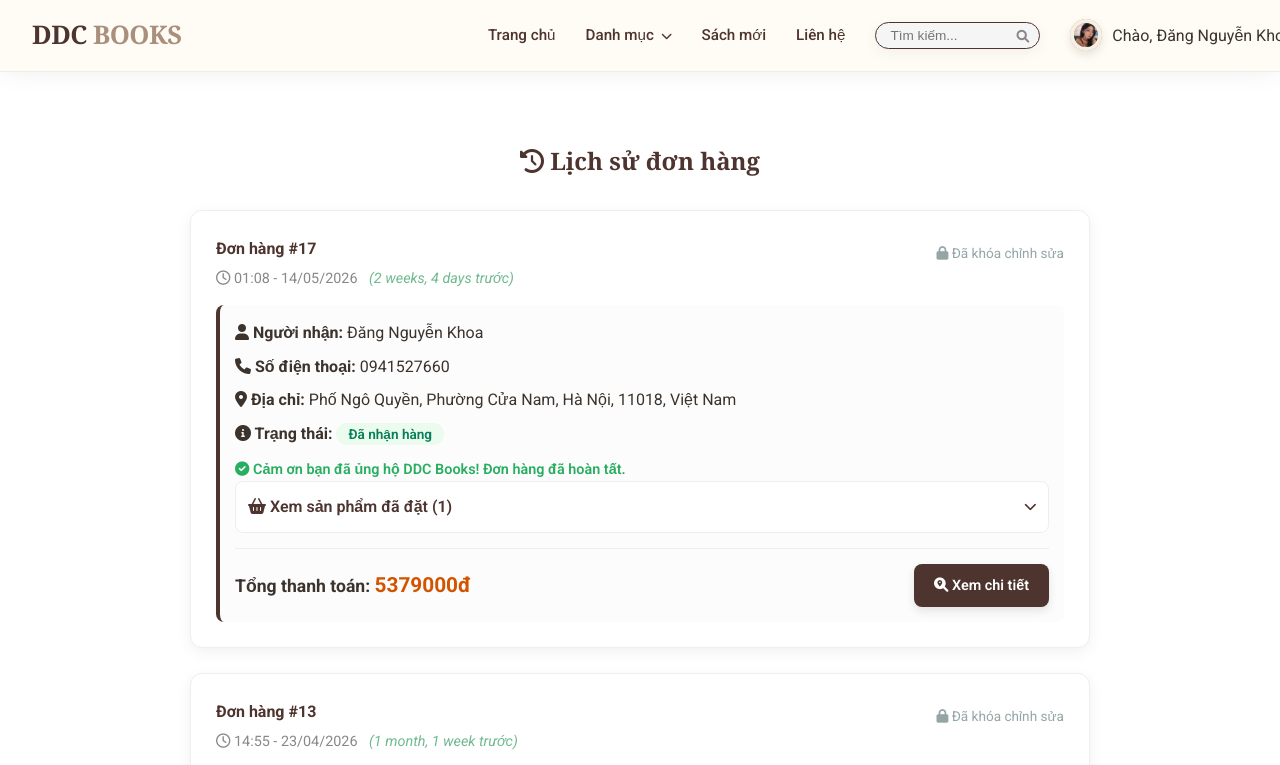
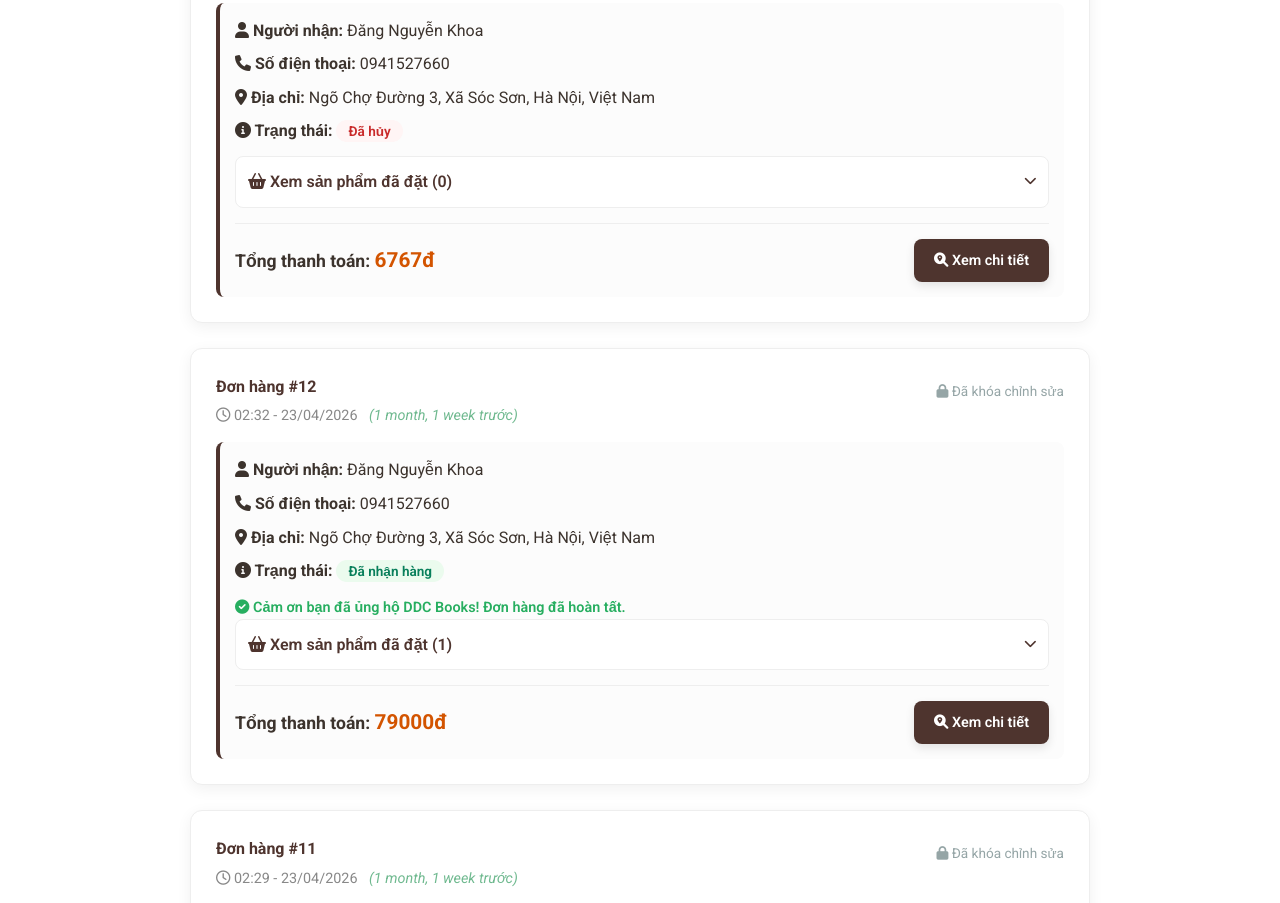
Page /order-history/ (signed in, upper part) on the earlier database version (2 pictures, top to bottom).
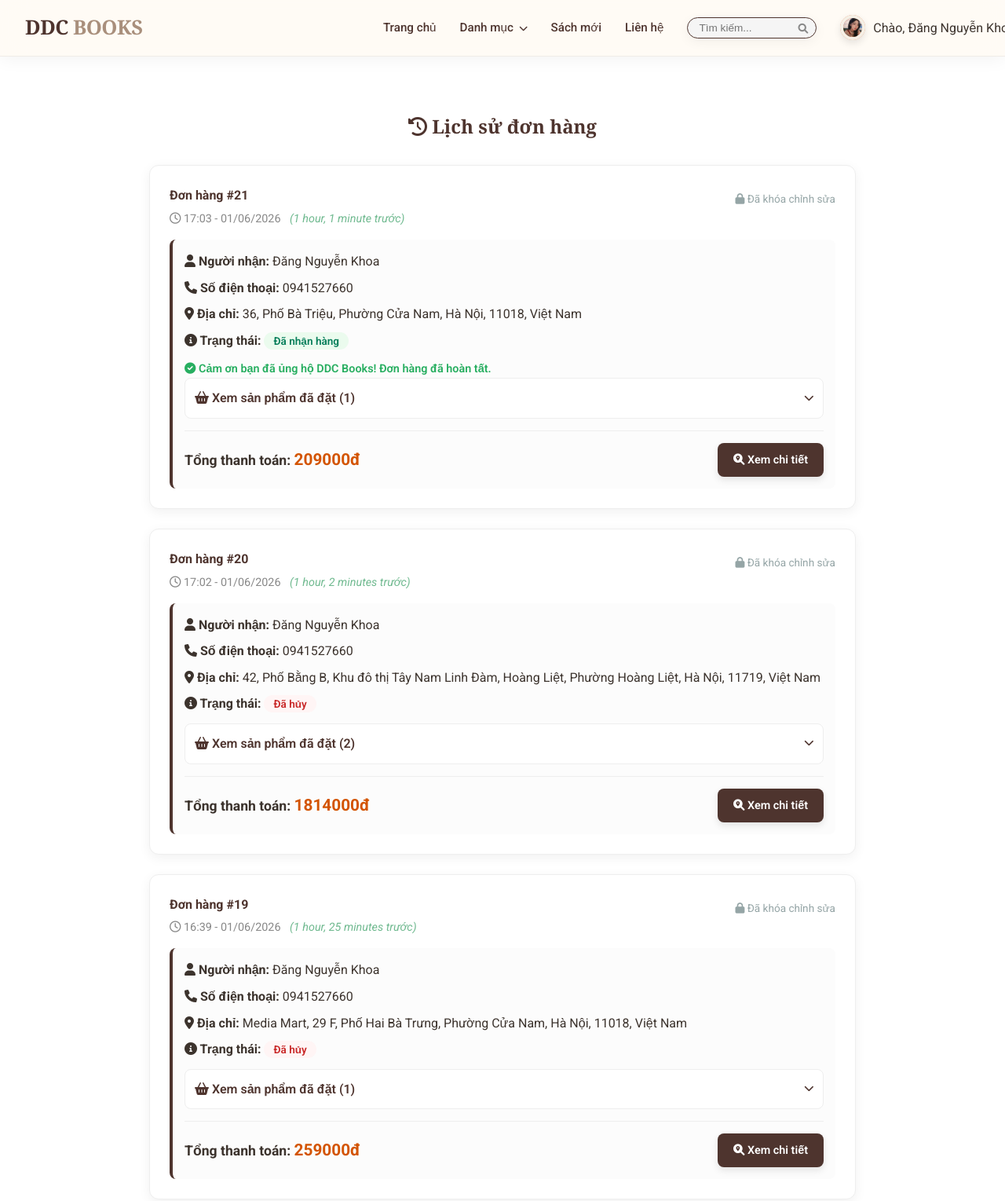
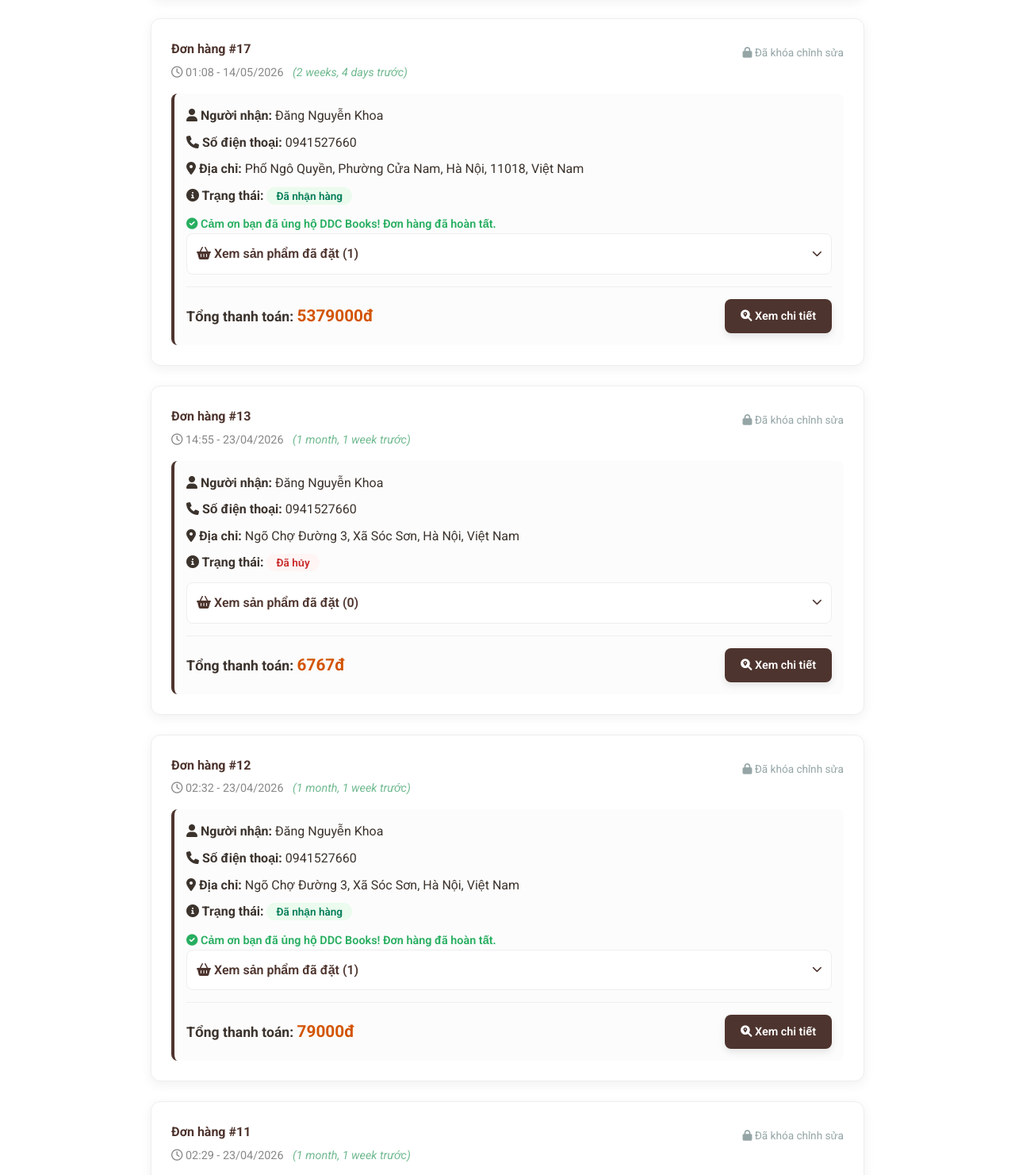
Same page on the later database version (2 pictures, top to bottom).
### app/models.py (models this page shows, shortened)
class Order(models.Model):
    STATUS_CHOICES = (
        ('Pending', 'Chờ xử lý'),
        ('Confirmed', 'Đã xác nhận'),
        ('Shipped', 'Đang giao'),
        ('Received', 'Đã nhận hàng'),
        ('Cancelled', 'Đã hủy'),
    )
    user = models.ForeignKey(User, on_delete=models.CASCADE)
    full_name = models.CharField(max_length=255)
    phone = models.CharField(max_length=20)
    address = models.TextField()
    total_price = models.DecimalField(max_digits=12, decimal_places=0)
    created_at = models.DateTimeField(auto_now_add=True)
    status = models.CharField(max_length=20, choices=STATUS_CHOICES, default='Pending')
    shipping_unit = models.CharField(max_length=50, blank=True, null=True)

### app/views.py (the view)
# urls.py: path('order-history/',                  views.order_history,       name='order_history'),
@login_required
def order_history(request):
    orders = Order.objects.filter(user=request.user).order_by('-created_at')
    return render(request, 'app/order_history.html', {'orders': orders})

### app/context_processors.py (called while the page is built)
def categories_processor(request):
    return {
        'categories': Category.objects.all()
    }

### app/templates/app/order_history.html (shortened to what the changed rows need)
{% extends 'app/base.html' %}
{% block content %}
<div class="container" style="margin-top: 50px; margin-bottom: 80px; max-width: 900px;">
    <h2 style="text-align: center; color: #4E342E; font-family: 'Playfair Display', serif; margin-bottom: 30px;">
        <i class="fas fa-history"></i> Lịch sử đơn hàng
    </h2>
    {% for order in orders %}
    <div style="background: #fff; border-radius: 12px; padding: 25px; margin-bottom: 25px; border: 1px solid #eee; box-shadow: 0 4px 15px rgba(0,0,0,0.06);">
        <div style="display: flex; justify-content: space-between; align-items: flex-start; margin-bottom: 15px;">
            <div>
                <h4 style="color: #4E342E; margin: 0;">Đơn hàng #{{ order.id }}</h4>
                <p style="margin: 5px 0 0 0; font-size: 0.9rem; color: #888;">
                    <i class="far fa-clock"></i> {{ order.created_at|date:"H:i - d/m/Y" }}
                    <span style="margin-left: 8px; font-style: italic; color: #6fb98f;">({{ order.created_at|timesince }} trước)</span>
                </p>
            </div>
            <div style="display: flex; gap: 10px;">
                {% if order.status == 'Pending' %}
                    <button onclick="openEditModal('{{ order.id }}', '{{ order.full_name }}', '{{ order.phone }}', '{{ order.address }}')"
                            style="background: #f39c12; color: white; border: none; padding: 7px 15px; border-radius: 6px; cursor: pointer; font-size: 0.9rem;">
                        <i class="fas fa-edit"></i> Sửa
                    </button>
                    <button onclick="confirmDeleteOrder('{{ order.id }}')"
                            style="background: #e74c3c; color: white; border: none; padding: 7px 15px; border-radius: 6px; cursor: pointer; font-size: 0.9rem;">
                        <i class="fas fa-trash-alt"></i> Xóa
                    </button>
                {% else %}
                    <span style="color: #95a5a6; font-size: 0.85rem; padding: 7px 0;">
                        <i class="fas fa-lock"></i> Đã khóa chỉnh sửa
                    </span>
                {% endif %}
            </div>
        </div>
        <div style="background: #fcfcfc; border-radius: 8px; padding: 15px; border-left: 4px solid #4E342E;">
            <p style="margin-bottom: 8px;"><strong><i class="fas fa-user"></i> Người nhận:</strong> {{ order.full_name }}</p>
            <p style="margin-bottom: 8px;"><strong><i class="fas fa-phone"></i> Số điện thoại:</strong> {{ order.phone }}</p>
            <p style="margin-bottom: 8px;"><strong><i class="fas fa-map-marker-alt"></i> Địa chỉ:</strong> {{ order.address }}</p>
            <p style="margin-bottom: 12px;">
    <strong><i class="fas fa-info-circle"></i> Trạng thái:</strong>
    <span style="padding: 3px 12px; border-radius: 15px; font-size: 0.85rem; font-weight: 600;
        {% if order.status == 'Pending' %} background: #fff4e6; color: #d9480f;
        {% elif order.status == 'Confirmed' or order.status == 'Processing' %} background: #e7f5ff; color: #1971c2;
        {% elif order.status == 'Shipped' %} background: #f3f0ff; color: #6741d9;
        {% elif order.status == 'Received' %} background: #ebfbee; color: #087f5b;
        {% elif order.status == 'Cancelled' %} background: #fff5f5; color: #c92a2a;
        {% endif %}">
        {{ order.get_status_display }}
    </span>
</p>
{% if order.status == 'Received' %}
<div style="margin-top: 10px; color: #27ae60; font-size: 0.9rem; font-weight: 600;">
    <i class="fas fa-check-circle"></i> Cảm ơn bạn đã ủng hộ DDC Books! Đơn hàng đã hoàn tất.
</div>
{% endif %}
            <details style="margin-bottom: 15px; border: 1px solid #eee; border-radius: 8px; background: white; overflow: hidden;">
    <summary style="padding: 12px; cursor: pointer; font-weight: 600; color: #4E342E; display: flex; justify-content: space-between; align-items: center; list-style: none;">
        <span><i class="fas fa-shopping-basket"></i> Xem sản phẩm đã đặt ({{ order.items.all.count }})</span>
        <i class="fas fa-chevron-down" style="font-size: 0.8rem;"></i>
    </summary>
</details>
            <div style="margin-top: 10px; font-size: 1.1rem; border-top: 1px solid #eee; padding-top: 15px; display: flex; justify-content: space-between; align-items: center;">
                <div>
                    <strong>Tổng thanh toán:</strong>
                    <span style="color: #d35400; font-weight: bold; font-size: 1.3rem;">{{ order.total_price }}đ</span>
                </div>
                <a href="{% url 'order_tracking' order.id %}"
                   style="display: inline-block; padding: 10px 20px; background: #4E342E; color: white; border-radius: 8px; text-decoration: none; font-size: 0.9rem; font-weight: 600; transition: 0.3s; box-shadow: 0 4px 10px rgba(0,0,0,0.1);"
                   onmouseover="this.style.opacity='0.85'; this.style.transform='translateY(-2px)';"
                   onmouseout="this.style.opacity='1'; this.style.transform='translateY(0)';"
                >
                   <i class="fas fa-search-location"></i> Xem chi tiết
                </a>
            </div>
        </div>
    </div>
    {% endfor %}
</div>
{% endblock %}

Differences in the rows shown:
added Order: id "21", created_at "17:03 - 01/06/2026", created_at "1 hour, 1 minute", shows "Đã khóa chỉnh sửa", full_name "Đăng Nguyễn Khoa", phone "0941527660", address "36, Phố Bà Triệu, Phường Cửa Nam, Hà Nội, 11018, Việt Nam", status "Đã nhận hàng", shows "Cảm ơn bạn đã ủng hộ DDC Books! Đơn hàng đã hoàn tất.", items.all.count "1", total_price "209000"
added Order: id "20", created_at "17:02 - 01/06/2026", created_at "1 hour, 2 minutes", shows "Đã khóa chỉnh sửa", full_name "Đăng Nguyễn Khoa", phone "0941527660", address "42, Phố Bằng B, Khu đô thị Tây Nam Linh Đàm, Hoàng Liệt, Phường Hoàng Liệt, Hà Nội, 11719, Việt Nam", status "Đã hủy", items.all.count "2", total_price "1814000"
added Order: id "19", created_at "16:39 - 01/06/2026", created_at "1 hour, 25 minutes", shows "Đã khóa chỉnh sửa", full_name "Đăng Nguyễn Khoa", phone "0941527660", address "Media Mart, 29 F, Phố Hai Bà Trưng, Phường Cửa Nam, Hà Nội, 11018, Việt Nam", status "Đã hủy", items.all.count "1", total_price "259000"
